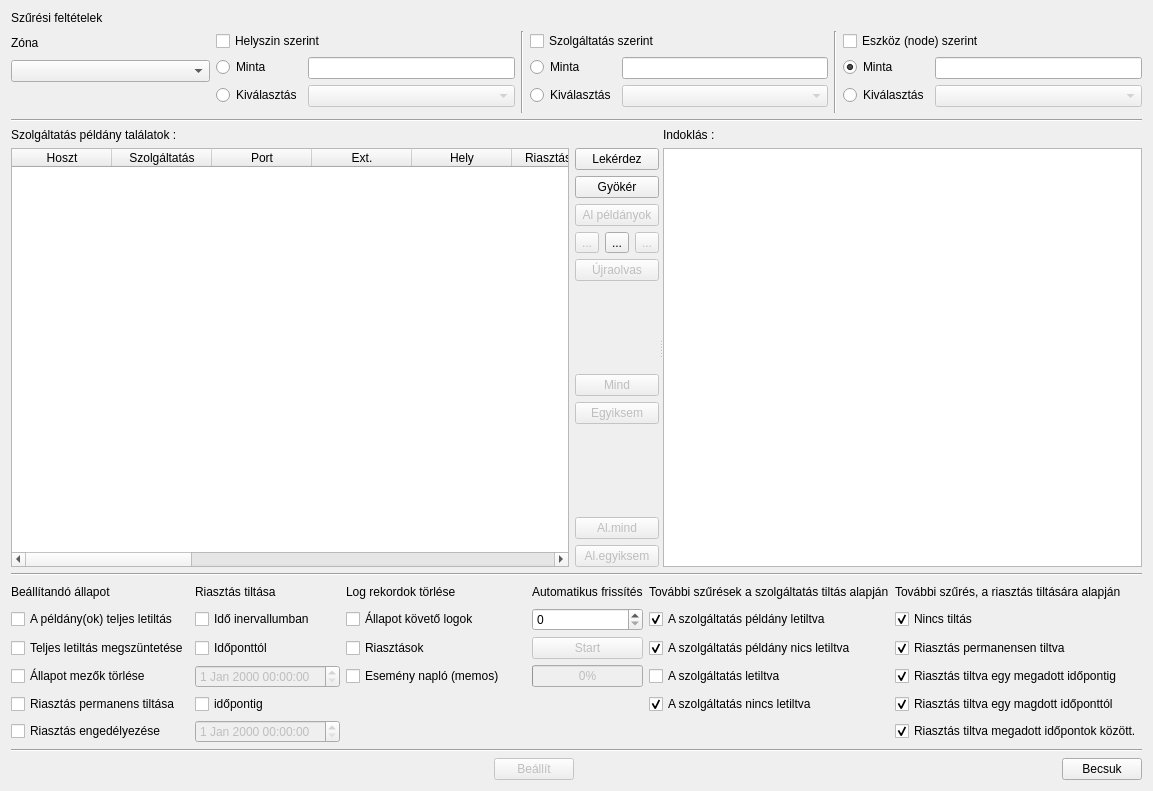
<?xml version="1.0" encoding="UTF-8"?>
<ui version="4.0">
 <class>hostServiceOp</class>
 <widget class="QWidget" name="hostServiceOp">
  <property name="geometry">
   <rect>
    <x>0</x>
    <y>0</y>
    <width>1153</width>
    <height>791</height>
   </rect>
  </property>
  <property name="windowTitle">
   <string>Form</string>
  </property>
  <layout class="QVBoxLayout" name="verticalLayout" stretch="0,0,0,1,0,0,0,0">
   <item>
    <widget class="QLabel" name="label_3">
     <property name="text">
      <string>Szűrési feltételek</string>
     </property>
    </widget>
   </item>
   <item>
    <layout class="QHBoxLayout" name="horizontalLayoutFilters" stretch="2,3,0,3,0,3">
     <item>
      <layout class="QVBoxLayout" name="verticalLayout_3" stretch="10,10,14">
       <item>
        <widget class="QLabel" name="labelZone">
         <property name="text">
          <string>Zóna</string>
         </property>
        </widget>
       </item>
       <item>
        <widget class="QComboBox" name="comboBoxZone"/>
       </item>
       <item>
        <layout class="QVBoxLayout" name="verticalLayout_6">
         <item>
          <spacer name="verticalSpacer_3">
           <property name="orientation">
            <enum>Qt::Vertical</enum>
           </property>
           <property name="sizeHint" stdset="0">
            <size>
             <width>20</width>
             <height>40</height>
            </size>
           </property>
          </spacer>
         </item>
        </layout>
       </item>
      </layout>
     </item>
     <item>
      <layout class="QVBoxLayout" name="verticalLayoutPlace">
       <item>
        <widget class="QCheckBox" name="checkBoxPlace">
         <property name="text">
          <string>Helyszin szerint</string>
         </property>
        </widget>
       </item>
       <item>
        <layout class="QFormLayout" name="formLayoutPlace">
         <item row="0" column="0">
          <widget class="QRadioButton" name="radioButtonPlacePattern">
           <property name="text">
            <string>Minta</string>
           </property>
           <property name="checked">
            <bool>true</bool>
           </property>
          </widget>
         </item>
         <item row="0" column="1">
          <widget class="QLineEdit" name="lineEditPlacePattern"/>
         </item>
         <item row="1" column="0">
          <widget class="QRadioButton" name="radioButtonPlaceSelect">
           <property name="text">
            <string>Kiválasztás</string>
           </property>
          </widget>
         </item>
         <item row="1" column="1">
          <widget class="QComboBox" name="comboBoxPlaceSelect">
           <property name="enabled">
            <bool>false</bool>
           </property>
          </widget>
         </item>
        </layout>
       </item>
      </layout>
     </item>
     <item>
      <widget class="Line" name="line_6">
       <property name="orientation">
        <enum>Qt::Vertical</enum>
       </property>
      </widget>
     </item>
     <item>
      <layout class="QVBoxLayout" name="verticalLayoutService">
       <item>
        <widget class="QCheckBox" name="checkBoxService">
         <property name="text">
          <string>Szolgáltatás szerint</string>
         </property>
        </widget>
       </item>
       <item>
        <layout class="QFormLayout" name="formLayoutService">
         <property name="bottomMargin">
          <number>1</number>
         </property>
         <item row="0" column="0">
          <widget class="QRadioButton" name="radioButtonServicePattern">
           <property name="text">
            <string>Minta</string>
           </property>
           <property name="checked">
            <bool>true</bool>
           </property>
          </widget>
         </item>
         <item row="0" column="1">
          <widget class="QLineEdit" name="lineEditServicePattern"/>
         </item>
         <item row="1" column="0">
          <widget class="QRadioButton" name="radioButtonServiceSelect">
           <property name="text">
            <string>Kiválasztás</string>
           </property>
          </widget>
         </item>
         <item row="1" column="1">
          <widget class="QComboBox" name="comboBoxServiceSelect">
           <property name="enabled">
            <bool>false</bool>
           </property>
          </widget>
         </item>
        </layout>
       </item>
      </layout>
     </item>
     <item>
      <widget class="Line" name="line_7">
       <property name="orientation">
        <enum>Qt::Vertical</enum>
       </property>
      </widget>
     </item>
     <item>
      <layout class="QVBoxLayout" name="verticalLayoutNode">
       <item>
        <widget class="QCheckBox" name="checkBoxNode">
         <property name="text">
          <string>Eszköz (node) szerint</string>
         </property>
        </widget>
       </item>
       <item>
        <layout class="QFormLayout" name="formLayoutNode">
         <item row="0" column="0">
          <widget class="QRadioButton" name="radioButtonNodePattern">
           <property name="text">
            <string>Minta</string>
           </property>
           <property name="checked">
            <bool>true</bool>
           </property>
          </widget>
         </item>
         <item row="0" column="1">
          <widget class="QLineEdit" name="lineEditNodePattern"/>
         </item>
         <item row="1" column="0">
          <widget class="QRadioButton" name="radioButtonNodeSelect">
           <property name="text">
            <string>Kiválasztás</string>
           </property>
          </widget>
         </item>
         <item row="1" column="1">
          <widget class="QComboBox" name="comboBoxNodeSelect">
           <property name="enabled">
            <bool>false</bool>
           </property>
          </widget>
         </item>
        </layout>
       </item>
      </layout>
     </item>
    </layout>
   </item>
   <item>
    <widget class="Line" name="line_3">
     <property name="orientation">
      <enum>Qt::Horizontal</enum>
     </property>
    </widget>
   </item>
   <item>
    <widget class="QSplitter" name="splitter">
     <property name="orientation">
      <enum>Qt::Horizontal</enum>
     </property>
     <widget class="QWidget" name="">
      <layout class="QGridLayout" name="gridLayout">
       <item row="0" column="0">
        <widget class="QLabel" name="labelTable">
         <property name="text">
          <string>Szolgáltatás példány találatok :</string>
         </property>
        </widget>
       </item>
       <item row="1" column="0">
        <widget class="QTableWidget" name="tableWidget">
         <property name="editTriggers">
          <set>QAbstractItemView::NoEditTriggers</set>
         </property>
         <property name="tabKeyNavigation">
          <bool>false</bool>
         </property>
         <attribute name="horizontalHeaderCascadingSectionResizes">
          <bool>false</bool>
         </attribute>
         <attribute name="horizontalHeaderStretchLastSection">
          <bool>false</bool>
         </attribute>
         <column>
          <property name="text">
           <string>Hoszt</string>
          </property>
         </column>
         <column>
          <property name="text">
           <string>Szolgáltatás</string>
          </property>
          <property name="toolTip">
           <string>&lt;html&gt;&lt;head/&gt;&lt;body&gt;&lt;p&gt;A szolgáltatás neve.&lt;/p&gt;&lt;/body&gt;&lt;/html&gt;</string>
          </property>
         </column>
         <column>
          <property name="text">
           <string>Port</string>
          </property>
          <property name="toolTip">
           <string>&lt;html&gt;&lt;head/&gt;&lt;body&gt;&lt;p&gt;A szolgáltatáshoz rendelt opcionális port neve.&lt;/p&gt;&lt;/body&gt;&lt;/html&gt;</string>
          </property>
         </column>
         <column>
          <property name="text">
           <string>Ext.</string>
          </property>
          <property name="toolTip">
           <string>&lt;html&gt;&lt;head/&gt;&lt;body&gt;&lt;p&gt;A protokolt, vagy matódust azonosító opcionális szolgáltatások neve(i).&lt;/p&gt;&lt;/body&gt;&lt;/html&gt;</string>
          </property>
         </column>
         <column>
          <property name="text">
           <string>Hely</string>
          </property>
          <property name="toolTip">
           <string>&lt;html&gt;&lt;head/&gt;&lt;body&gt;&lt;p&gt;A hoszt helyének a helyiség neve.&lt;/p&gt;&lt;p&gt;Ha nincs megadva, akkor 'unknown'.&lt;/p&gt;&lt;/body&gt;&lt;/html&gt;</string>
          </property>
         </column>
         <column>
          <property name="text">
           <string>Riasztás tiltás</string>
          </property>
          <property name="toolTip">
           <string>&lt;html&gt;&lt;head/&gt;&lt;body&gt;&lt;p&gt;A riasztás tiltása, ill. annak müdja:&lt;/p&gt;&lt;p&gt;'off'	Nincs tiltás&lt;/p&gt;&lt;p&gt;'on'	Permanens tiltás&lt;/p&gt;&lt;p&gt;'from'	Tiltás a megadott időponttól.&lt;/p&gt;&lt;p&gt;'to'	Tiltás a megadott időpontig.&lt;/p&gt;&lt;p&gt;'from-to'	Tiltás a megadott időpontok között.&lt;/p&gt;&lt;/body&gt;&lt;/html&gt;</string>
          </property>
         </column>
         <column>
          <property name="text">
           <string>-tól</string>
          </property>
         </column>
         <column>
          <property name="text">
           <string>-ig</string>
          </property>
         </column>
         <column>
          <property name="text">
           <string>Tilt.</string>
          </property>
          <property name="toolTip">
           <string>&lt;html&gt;&lt;head/&gt;&lt;body&gt;&lt;p&gt;A szolgáltatás példány le van tiltva, a példány rekordon keresztül.&lt;/p&gt;&lt;/body&gt;&lt;/html&gt;</string>
          </property>
         </column>
         <column>
          <property name="text">
           <string>Tilt.</string>
          </property>
          <property name="toolTip">
           <string>&lt;html&gt;&lt;head/&gt;&lt;body&gt;&lt;p&gt;A szolgáltatás le van tiltva. A szolgáltatás rekordon keresztül, a szolgáltatás összes példánya le ven tiltva.&lt;/p&gt;&lt;/body&gt;&lt;/html&gt;</string>
          </property>
         </column>
         <column>
          <property name="text">
           <string>Állapot</string>
          </property>
          <property name="toolTip">
           <string>A szolgáltatás állpota.</string>
          </property>
         </column>
         <column>
          <property name="text">
           <string>Kiválasztás</string>
          </property>
          <property name="toolTip">
           <string>&lt;html&gt;&lt;head/&gt;&lt;body&gt;&lt;p&gt;A szolgáltatás kiválasztása a modosításra.&lt;/p&gt;&lt;/body&gt;&lt;/html&gt;</string>
          </property>
         </column>
         <column>
          <property name="text">
           <string>Al példány</string>
          </property>
          <property name="toolTip">
           <string>&lt;html&gt;&lt;head/&gt;&lt;body&gt;&lt;p&gt;A szolgáltatás al példányainak a száma.&lt;/p&gt;&lt;/body&gt;&lt;/html&gt;</string>
          </property>
         </column>
         <column>
          <property name="text">
           <string>Al</string>
          </property>
          <property name="toolTip">
           <string>&lt;html&gt;&lt;head/&gt;&lt;body&gt;&lt;p&gt;A szolgáltatás kiválasztása az al példányok megjelenítésére.&lt;/p&gt;&lt;p&gt;Kettös klikk (a cellán) esetén a szolgáltatás példány al al példányainak a megjelenítése.&lt;/p&gt;&lt;/body&gt;&lt;/html&gt;</string>
          </property>
         </column>
         <column>
          <property name="text">
           <string>Superior</string>
          </property>
         </column>
         <column>
          <property name="text">
           <string>Restart</string>
          </property>
          <property name="toolTip">
           <string>&lt;html&gt;&lt;head/&gt;&lt;body&gt;&lt;p&gt;A szolgáltatás/lekérdezés újraindítása, ha ez táűmogatott.&lt;/p&gt;&lt;/body&gt;&lt;/html&gt;</string>
          </property>
         </column>
        </widget>
       </item>
       <item row="1" column="1">
        <layout class="QVBoxLayout" name="verticalLayoutSel">
         <item>
          <widget class="QPushButton" name="pushButtonFetch">
           <property name="enabled">
            <bool>true</bool>
           </property>
           <property name="text">
            <string>Lekérdez</string>
           </property>
          </widget>
         </item>
         <item>
          <widget class="QPushButton" name="pushButtonRoot">
           <property name="text">
            <string>Gyökér</string>
           </property>
          </widget>
         </item>
         <item>
          <widget class="QPushButton" name="pushButtonSub">
           <property name="enabled">
            <bool>false</bool>
           </property>
           <property name="text">
            <string>Al példányok</string>
           </property>
          </widget>
         </item>
         <item>
          <layout class="QHBoxLayout" name="horizontalLayout_2">
           <item>
            <widget class="QToolButton" name="toolButtonBack">
             <property name="enabled">
              <bool>false</bool>
             </property>
             <property name="sizePolicy">
              <sizepolicy hsizetype="Minimum" vsizetype="Fixed">
               <horstretch>0</horstretch>
               <verstretch>0</verstretch>
              </sizepolicy>
             </property>
             <property name="text">
              <string>...</string>
             </property>
             <property name="icon">
              <iconset resource="lv2g.qrc">
               <normaloff>:/icons/previous.ico</normaloff>:/icons/previous.ico</iconset>
             </property>
            </widget>
           </item>
           <item>
            <widget class="QToolButton" name="toolButtonClear">
             <property name="sizePolicy">
              <sizepolicy hsizetype="Minimum" vsizetype="Fixed">
               <horstretch>0</horstretch>
               <verstretch>0</verstretch>
              </sizepolicy>
             </property>
             <property name="text">
              <string>...</string>
             </property>
             <property name="icon">
              <iconset resource="lv2g.qrc">
               <normaloff>:/icons/delete.ico</normaloff>:/icons/delete.ico</iconset>
             </property>
            </widget>
           </item>
           <item>
            <widget class="QToolButton" name="toolButtonForward">
             <property name="enabled">
              <bool>false</bool>
             </property>
             <property name="sizePolicy">
              <sizepolicy hsizetype="Minimum" vsizetype="Fixed">
               <horstretch>0</horstretch>
               <verstretch>0</verstretch>
              </sizepolicy>
             </property>
             <property name="text">
              <string>...</string>
             </property>
             <property name="icon">
              <iconset resource="lv2g.qrc">
               <normaloff>:/icons/next.ico</normaloff>:/icons/next.ico</iconset>
             </property>
            </widget>
           </item>
          </layout>
         </item>
         <item>
          <widget class="QPushButton" name="pushButtonRefresh">
           <property name="enabled">
            <bool>false</bool>
           </property>
           <property name="text">
            <string>Újraolvas</string>
           </property>
          </widget>
         </item>
         <item>
          <spacer name="verticalSpacer_2">
           <property name="orientation">
            <enum>Qt::Vertical</enum>
           </property>
           <property name="sizeHint" stdset="0">
            <size>
             <width>20</width>
             <height>40</height>
            </size>
           </property>
          </spacer>
         </item>
         <item>
          <widget class="QPushButton" name="pushButtonAll">
           <property name="enabled">
            <bool>false</bool>
           </property>
           <property name="text">
            <string>Mind</string>
           </property>
          </widget>
         </item>
         <item>
          <widget class="QPushButton" name="pushButtonNone">
           <property name="enabled">
            <bool>false</bool>
           </property>
           <property name="text">
            <string>Egyiksem</string>
           </property>
          </widget>
         </item>
         <item>
          <spacer name="verticalSpacer">
           <property name="orientation">
            <enum>Qt::Vertical</enum>
           </property>
           <property name="sizeHint" stdset="0">
            <size>
             <width>20</width>
             <height>40</height>
            </size>
           </property>
          </spacer>
         </item>
         <item>
          <widget class="QPushButton" name="pushButtonSubAll">
           <property name="enabled">
            <bool>false</bool>
           </property>
           <property name="text">
            <string>Al.mind</string>
           </property>
          </widget>
         </item>
         <item>
          <widget class="QPushButton" name="pushButtonSubNone">
           <property name="enabled">
            <bool>false</bool>
           </property>
           <property name="text">
            <string>Al.egyiksem</string>
           </property>
          </widget>
         </item>
        </layout>
       </item>
      </layout>
     </widget>
     <widget class="QWidget" name="verticalLayoutWidget">
      <layout class="QVBoxLayout" name="verticalLayoutJustify">
       <property name="leftMargin">
        <number>0</number>
       </property>
       <item>
        <widget class="QLabel" name="labelJustify">
         <property name="text">
          <string>Indoklás :</string>
         </property>
        </widget>
       </item>
       <item>
        <widget class="QTextEdit" name="textEditJustify"/>
       </item>
      </layout>
     </widget>
    </widget>
   </item>
   <item>
    <widget class="Line" name="line_4">
     <property name="orientation">
      <enum>Qt::Horizontal</enum>
     </property>
    </widget>
   </item>
   <item>
    <layout class="QGridLayout" name="gridLayout_2" columnstretch="0,0,1,0,0,0,0">
     <item row="2" column="4">
      <widget class="QPushButton" name="pushButtonAutoRefresh">
       <property name="enabled">
        <bool>false</bool>
       </property>
       <property name="text">
        <string>Start</string>
       </property>
      </widget>
     </item>
     <item row="0" column="4">
      <widget class="QLabel" name="labelRefresh">
       <property name="text">
        <string>Automatikus frissítés</string>
       </property>
      </widget>
     </item>
     <item row="1" column="4">
      <widget class="QSpinBox" name="spinBoxRefresh"/>
     </item>
     <item row="3" column="4">
      <widget class="QProgressBar" name="progressBarRefresh">
       <property name="enabled">
        <bool>false</bool>
       </property>
       <property name="value">
        <number>0</number>
       </property>
      </widget>
     </item>
     <item row="0" column="5">
      <widget class="QLabel" name="label_5">
       <property name="text">
        <string>További szűrések a szolgáltatás tiltás alapján</string>
       </property>
      </widget>
     </item>
     <item row="3" column="2">
      <widget class="QCheckBox" name="checkBoxMemo">
       <property name="text">
        <string>Esemény napló (memos)</string>
       </property>
      </widget>
     </item>
     <item row="4" column="6">
      <widget class="QCheckBox" name="checkBoxFrom">
       <property name="text">
        <string>Riasztás tiltva egy magdott időponttól</string>
       </property>
       <property name="checked">
        <bool>true</bool>
       </property>
      </widget>
     </item>
     <item row="5" column="6">
      <widget class="QCheckBox" name="checkBoxFromTo">
       <property name="text">
        <string>Riasztás tiltva megadott időpontok között.</string>
       </property>
       <property name="checked">
        <bool>true</bool>
       </property>
      </widget>
     </item>
     <item row="0" column="2">
      <widget class="QLabel" name="label_4">
       <property name="text">
        <string>Log rekordok törlése</string>
       </property>
      </widget>
     </item>
     <item row="1" column="2">
      <widget class="QCheckBox" name="checkBoxStatLog">
       <property name="text">
        <string>Állapot követő logok</string>
       </property>
      </widget>
     </item>
     <item row="2" column="2">
      <widget class="QCheckBox" name="checkBoxAlarm">
       <property name="text">
        <string>Riasztások</string>
       </property>
      </widget>
     </item>
     <item row="1" column="0">
      <widget class="QCheckBox" name="checkBoxDisable">
       <property name="text">
        <string>A példány(ok) teljes letiltás</string>
       </property>
      </widget>
     </item>
     <item row="1" column="6">
      <widget class="QCheckBox" name="checkBoxOff">
       <property name="text">
        <string>Nincs tiltás</string>
       </property>
       <property name="checked">
        <bool>true</bool>
       </property>
      </widget>
     </item>
     <item row="2" column="0">
      <widget class="QCheckBox" name="checkBoxEnable">
       <property name="text">
        <string>Teljes letiltás megszüntetése</string>
       </property>
      </widget>
     </item>
     <item row="2" column="6">
      <widget class="QCheckBox" name="checkBoxOn">
       <property name="text">
        <string>Riasztás permanensen tiltva</string>
       </property>
       <property name="checked">
        <bool>true</bool>
       </property>
      </widget>
     </item>
     <item row="3" column="0">
      <widget class="QCheckBox" name="checkBoxClrStat">
       <property name="text">
        <string>Állapot mezők törlése</string>
       </property>
      </widget>
     </item>
     <item row="3" column="6">
      <widget class="QCheckBox" name="checkBoxTo">
       <property name="text">
        <string>Riasztás tiltva egy megadott időpontig</string>
       </property>
       <property name="checked">
        <bool>true</bool>
       </property>
      </widget>
     </item>
     <item row="0" column="0">
      <widget class="QLabel" name="label">
       <property name="text">
        <string>Beállítandó állapot</string>
       </property>
      </widget>
     </item>
     <item row="0" column="3">
      <spacer name="horizontalSpacer_3">
       <property name="orientation">
        <enum>Qt::Horizontal</enum>
       </property>
       <property name="sizeHint" stdset="0">
        <size>
         <width>40</width>
         <height>20</height>
        </size>
       </property>
      </spacer>
     </item>
     <item row="0" column="6">
      <widget class="QLabel" name="label_2">
       <property name="text">
        <string>További szűrés, a riasztás tiltására alapján</string>
       </property>
      </widget>
     </item>
     <item row="1" column="5">
      <widget class="QCheckBox" name="checkBoxHsDisa">
       <property name="text">
        <string>A szolgáltatás példány letiltva</string>
       </property>
       <property name="checked">
        <bool>true</bool>
       </property>
      </widget>
     </item>
     <item row="2" column="5">
      <widget class="QCheckBox" name="checkBoxHsEna">
       <property name="text">
        <string>A szolgáltatás példány nics letiltva</string>
       </property>
       <property name="checked">
        <bool>true</bool>
       </property>
      </widget>
     </item>
     <item row="3" column="5">
      <widget class="QCheckBox" name="checkBoxSDisa">
       <property name="text">
        <string>A szolgáltatás letiltva</string>
       </property>
      </widget>
     </item>
     <item row="4" column="5">
      <widget class="QCheckBox" name="checkBoxSEna">
       <property name="text">
        <string>A szolgáltatás nincs letiltva</string>
       </property>
       <property name="checked">
        <bool>true</bool>
       </property>
      </widget>
     </item>
     <item row="4" column="0">
      <widget class="QCheckBox" name="checkBoxAlarmOff">
       <property name="text">
        <string>Riasztás permanens tiltása</string>
       </property>
      </widget>
     </item>
     <item row="5" column="0">
      <widget class="QCheckBox" name="checkBoxAlarmOn">
       <property name="text">
        <string>Riasztás engedélyezése</string>
       </property>
      </widget>
     </item>
     <item row="1" column="1">
      <widget class="QCheckBox" name="checkBoxSetInterval">
       <property name="text">
        <string>Idő inervallumban</string>
       </property>
      </widget>
     </item>
     <item row="2" column="1">
      <widget class="QCheckBox" name="checkBoxSetFrom">
       <property name="text">
        <string>Időponttól</string>
       </property>
      </widget>
     </item>
     <item row="3" column="1">
      <widget class="QDateTimeEdit" name="dateTimeEditFrom">
       <property name="enabled">
        <bool>false</bool>
       </property>
      </widget>
     </item>
     <item row="5" column="1">
      <widget class="QDateTimeEdit" name="dateTimeEditTo">
       <property name="enabled">
        <bool>false</bool>
       </property>
      </widget>
     </item>
     <item row="4" column="1">
      <widget class="QCheckBox" name="checkBoxSetTo">
       <property name="text">
        <string>időpontig</string>
       </property>
      </widget>
     </item>
     <item row="0" column="1">
      <widget class="QLabel" name="label_6">
       <property name="text">
        <string>Riasztás tiltása</string>
       </property>
      </widget>
     </item>
    </layout>
   </item>
   <item>
    <widget class="Line" name="line_10">
     <property name="orientation">
      <enum>Qt::Horizontal</enum>
     </property>
    </widget>
   </item>
   <item>
    <layout class="QHBoxLayout" name="horizontalLayout">
     <item>
      <spacer name="horizontalSpacer_2">
       <property name="orientation">
        <enum>Qt::Horizontal</enum>
       </property>
       <property name="sizeHint" stdset="0">
        <size>
         <width>40</width>
         <height>20</height>
        </size>
       </property>
      </spacer>
     </item>
     <item>
      <widget class="QPushButton" name="pushButtonSet">
       <property name="enabled">
        <bool>false</bool>
       </property>
       <property name="text">
        <string>Beállít</string>
       </property>
      </widget>
     </item>
     <item>
      <spacer name="horizontalSpacer">
       <property name="orientation">
        <enum>Qt::Horizontal</enum>
       </property>
       <property name="sizeHint" stdset="0">
        <size>
         <width>40</width>
         <height>20</height>
        </size>
       </property>
      </spacer>
     </item>
     <item>
      <widget class="QPushButton" name="pushButtonClose">
       <property name="text">
        <string>Becsuk</string>
       </property>
      </widget>
     </item>
    </layout>
   </item>
  </layout>
 </widget>
 <resources>
  <include location="lv2g.qrc"/>
 </resources>
 <connections>
  <connection>
   <sender>radioButtonPlaceSelect</sender>
   <signal>toggled(bool)</signal>
   <receiver>comboBoxPlaceSelect</receiver>
   <slot>setEnabled(bool)</slot>
   <hints>
    <hint type="sourcelabel">
     <x>73</x>
     <y>144</y>
    </hint>
    <hint type="destinationlabel">
     <x>210</x>
     <y>147</y>
    </hint>
   </hints>
  </connection>
  <connection>
   <sender>radioButtonNodeSelect</sender>
   <signal>toggled(bool)</signal>
   <receiver>comboBoxNodeSelect</receiver>
   <slot>setEnabled(bool)</slot>
   <hints>
    <hint type="sourcelabel">
     <x>687</x>
     <y>83</y>
    </hint>
    <hint type="destinationlabel">
     <x>836</x>
     <y>86</y>
    </hint>
   </hints>
  </connection>
  <connection>
   <sender>radioButtonServiceSelect</sender>
   <signal>toggled(bool)</signal>
   <receiver>comboBoxServiceSelect</receiver>
   <slot>setEnabled(bool)</slot>
   <hints>
    <hint type="sourcelabel">
     <x>376</x>
     <y>83</y>
    </hint>
    <hint type="destinationlabel">
     <x>525</x>
     <y>86</y>
    </hint>
   </hints>
  </connection>
 </connections>
</ui>
